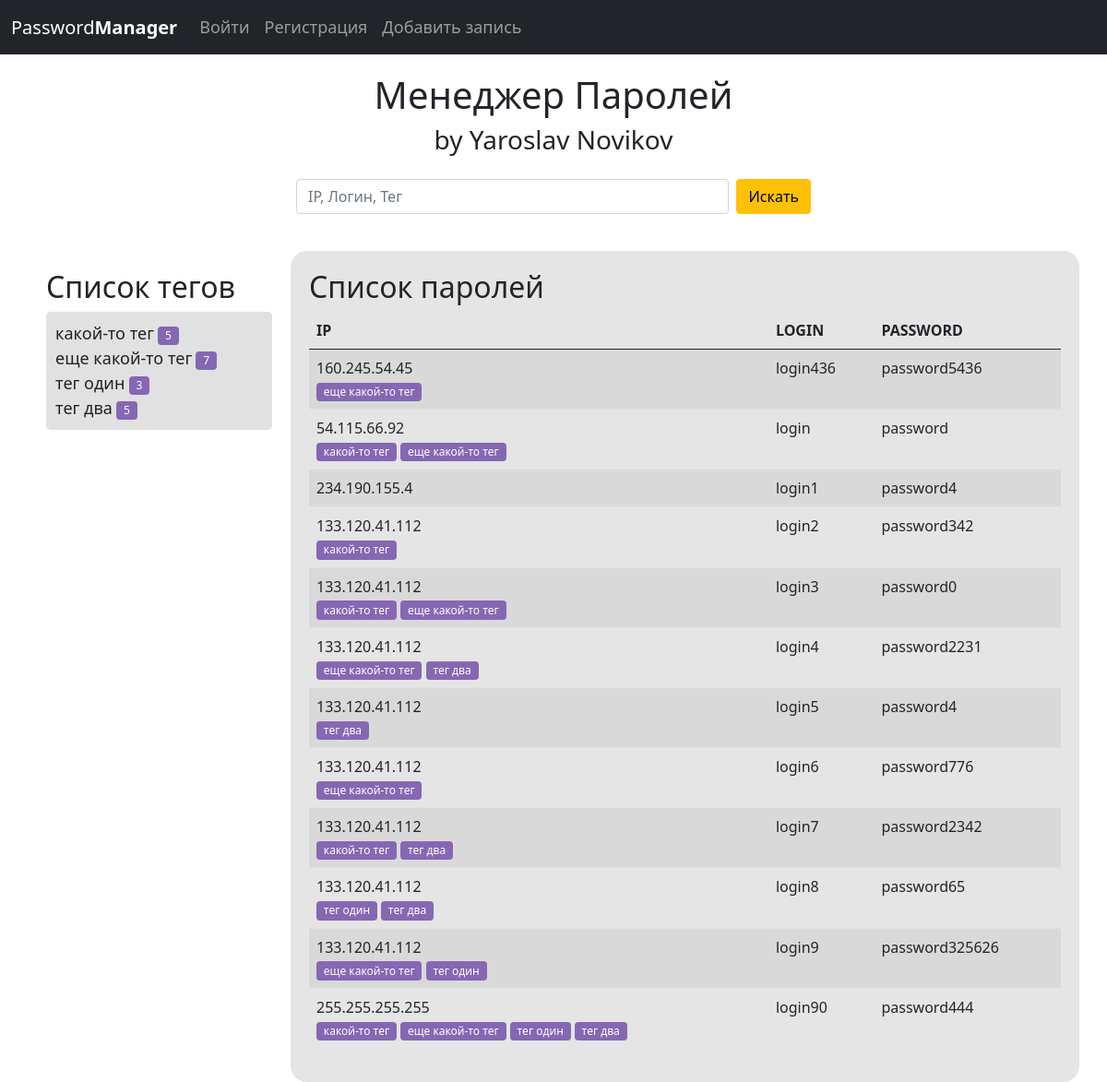
Before: / with the older database file.
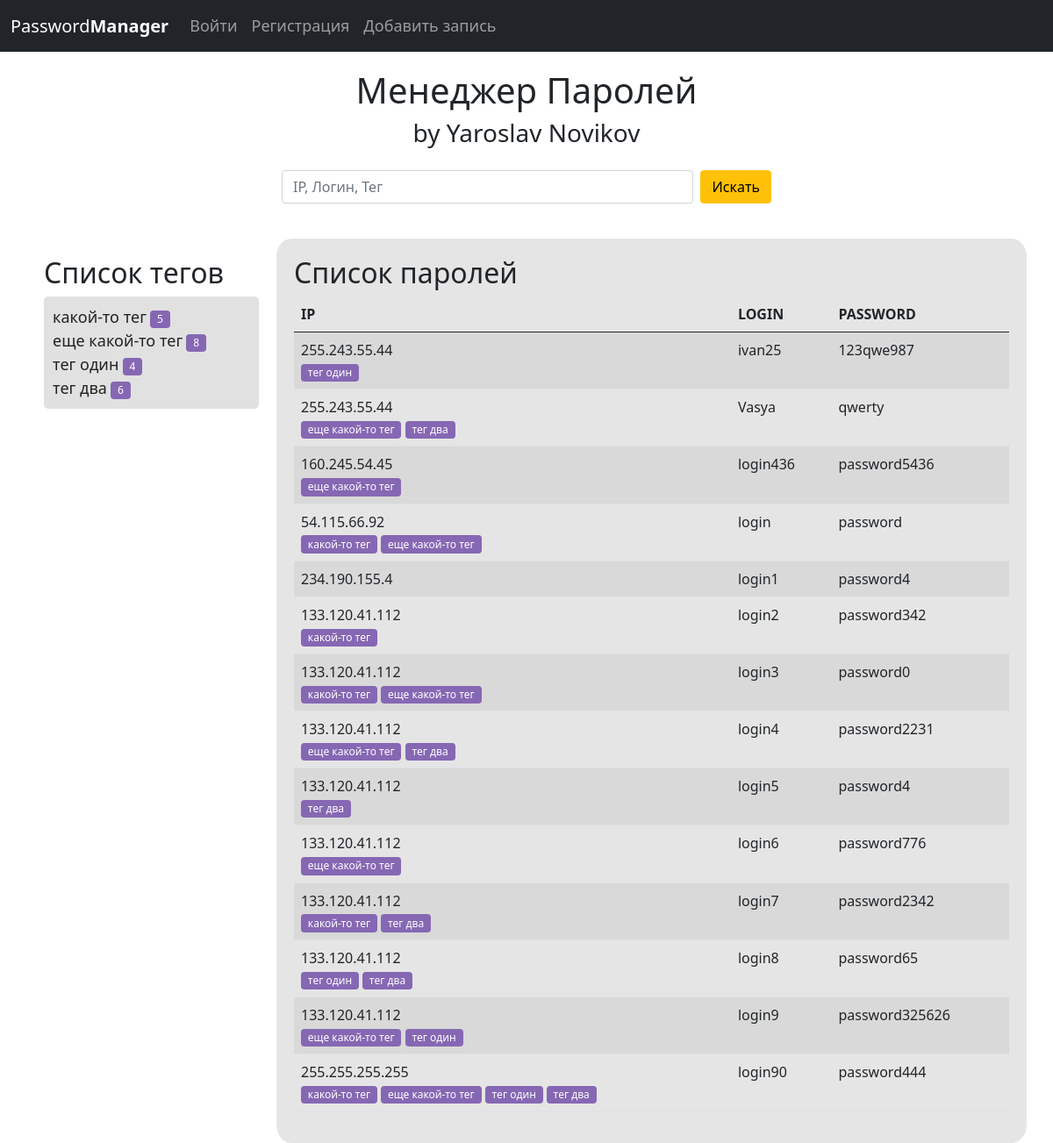
After: the same page with the newer database file.
### password_manager_app/models.py (models this page shows, shortened)
class Tag(models.Model):
    name = models.CharField(max_length=100, null=False, default='')
    slug = models.SlugField(max_length=100, unique=True, verbose_name='URL')
    def __str__(self):
        return f'{self.name}'
    def get_url(self):
        return reverse('tags', args=[self.slug])

class PasswordManager(models.Model):
    ip = models.CharField(max_length=15, null=False, default=f'{randint(1,255)}.{randint(1,255)}.{randint(1,255)}.{randint(1,255)}')
    login = models.CharField(max_length=100, null=False, default='login')
    password = models.CharField(max_length=100, null=False, default='password')
    tags = models.ManyToManyField(Tag, blank=True)

### password_manager_app/views.py (the view)
# urls.py: path('', views.index),
def index(request):
    search_query = request.GET.get('q', '')
    if search_query:
        pass_list = PasswordManager.objects.filter(
            Q(ip__icontains=search_query) |
            Q(login__icontains=search_query.lower()) |
            Q(tags__name__icontains=search_query.lower())
        )
    else:
        pass_list = PasswordManager.objects.order_by('-id')
    tags_list = Tag.objects.all()
    context = {
        'pass_list': pass_list,
        'tags_list': tags_list
    }
    return render(request, 'password_manager_app/manager.html', context=context)

### password_manager_app/templates/password_manager_app/manager.html
{% extends 'base.html' %}
{% load static %}
{% block content %}
<h2>Список паролей</h2>
<table class="table table-striped">
    <thead>
        <tr>
            <th scope="col">IP</th>
            <th scope="col">LOGIN</th>
            <th scope="col">PASSWORD</th>
        </tr>
    </thead>
    <tbody>
        {% for pass in pass_list %}
            <tr>
            <td>{{ pass.ip }}<br>
                {% for tag in pass.tags.all %}
                <a href="{{ tag.get_url }}"><span class="badge badge-primary">{{ tag }}</span></a>
                {% endfor %}
            </td>
            <td>{{ pass.login }}</td>
            <td>{{ pass.password }}</td>
            </tr>
        {% endfor %}
    </tbody>
</table>
{% endblock %}
{% block tags %}
    <h2>Список тегов</h2>
    <ul>
    {% for tag in tags_list %}
        <li><a href="{{ tag.get_url }}">{{ tag.name }}</a> <span class="badge badge-primary">{{ tag.passwordmanager_set.count }}</span></li>
    {% endfor %}
    </ul>
{% endblock %}

### templates/base.html (shortened to what this page needs)
{% load static %}
<!DOCTYPE html>
<html lang="en">
<head>
    <link href="https://cdn.jsdelivr.net/npm/bootstrap@5.0.2/dist/css/bootstrap.min.css" rel="stylesheet">
    <link rel="stylesheet" href="{% static 'css/style.css' %}">
</head>
<body>
{% include 'includes/navbar.html' %}
    <div class="container">
        <div class="top" style="margin: 20px 0;">
            <h1>Менеджер Паролей</h1>
        <h3>by Yaroslav Novikov</h3>
        <div class="search col-xs-12" style="display:flex; justify-content: center; margin-top: 25px;">
            <form class="d-flex col-md-6 col-xs-12" action="{% url 'search_results' %}" method="get">
                <input name="q" class="form-control col-xs-12 me-2" type="search" placeholder="IP, Логин, Тег" aria-label="Search">
                <button class="btn btn-warning" type="submit">Искать</button>
            </form>
        </div>
        </div>
        <div class="row">
            <div class="col-md-3 left">
                {% block tags %}
                {% endblock %}
            </div>
            <div class="col-md-9 right">
                {% block content %}
                {% endblock %}
            </div>
        </div>
    </div>
</body>
</html>

### password_manager_app/templates/includes/navbar.html (shortened to what this page needs)
<nav class="navbar navbar-expand-lg navbar-dark bg-dark">
        <div class="container-fluid">
          <a class="navbar-brand" href="/">Password<span style="font-weight:bold">Manager</span></a>
          <div class="collapse navbar-collapse" id="navbarSupportedContent">
            <ul class="navbar-nav me-auto mb-2 mb-lg-0">
              <li class="nav-item">
                <a class="nav-link" aria-current="page" href="#">Войти</a>
              </li>
              <li class="nav-item">
                <a class="nav-link" href="#">Регистрация</a>
              </li>
              <li class="nav-item">
                <a class="nav-link" href="{% url 'new_post' %}">Добавить запись</a>
              </li>
            </ul>
          </div>
        </div>
      </nav>

### static/css/style.css (style rules this page uses)
body { background-color:rgb(255, 255, 255); }
h1 { text-align:center; }
h3 { text-align:center; }
.left ul { padding: 10px !important; background-color: #e1e1e1; border-radius: 5px; }
li { list-style-type: none; }
li a { text-decoration: none; font-size: 18px; color: #222; }
.container { background-color:rgb(255, 255, 255); }
.left { margin-top: 20px; padding: 20px; border-radius: 2%; }
.right { margin-top: 20px; background-color: rgb(229 229 229); padding: 20px; border-radius: 2%; }
.table .badge, li .badge { background-color: #8667b3 !important; font-weight: 500; }

Changed rows visible on the page:
computed for Tag "еще какой-то тег": passwordmanager_set.count "7" → "8"
computed for Tag "тег один": passwordmanager_set.count "3" → "4"
computed for Tag "тег два": passwordmanager_set.count "5" → "6"
added PasswordManager: ip "255.243.55.44", login "ivan25", password "123qwe987", Tag (name "тег один")
added PasswordManager: ip "255.243.55.44", login "Vasya", password "qwerty", Tag (name "еще какой-то тег"), Tag (name "тег два")
